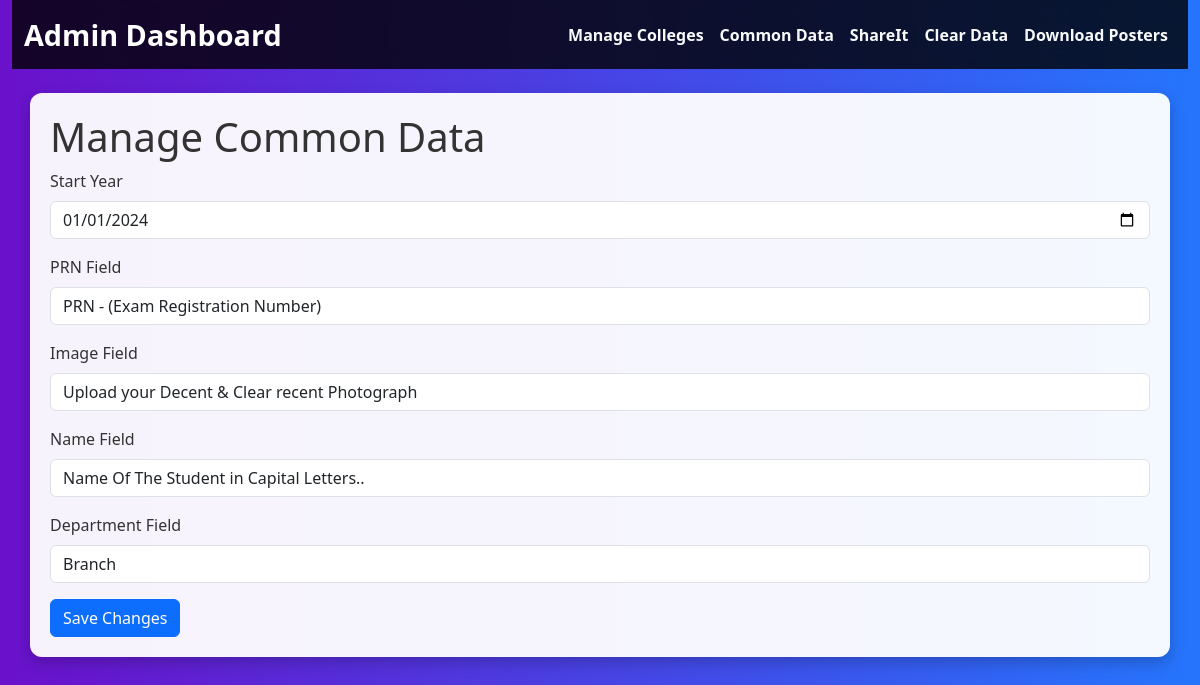
/common-data/, run on the app's committed database.
### myapp/models.py (models this page shows, shortened)
class CommonData(models.Model):
    start_year = models.DateField()  # Admin provides the start year
    end_year = models.DateField(blank=True, null=True)  # Calculated field
    header = models.CharField(max_length=255,default="None")
    footer = models.CharField(max_length=255,default="None")
    prn_field = models.CharField(max_length=25, blank=True)
    image_field = models.CharField(max_length=25, blank=True)
    name_field = models.CharField(max_length=25)
    department_field = models.CharField(max_length=25)

### myapp/views.py (the view, shortened to what this page needs)
# urls.py: path('common-data/', views.manage_common_data, name='common_data'),
def manage_common_data(request):
    data = CommonData.objects.first()  # Assuming there's only one entry at a time
    return render(request, "admin_user/common_data.html", {"data": data})

### myapp/templates/admin_user/common_data.html (shortened to what this page needs)
{% extends 'base.html' %}
{% block content %}
<h1>Manage Common Data</h1>
<form method="POST">
    <div class="mb-3">
        <label for="start_year" class="form-label">Start Year</label>
        <input
            type="date"
            id="start_year"
            name="start_year"
            class="form-control"
            value="{{ data.start_year|date:'Y-m-d' }}"
            required
        >
    </div>
    <div class="mb-3">
        <label for="prn_field" class="form-label">PRN Field</label>
        <input
            type="text"
            id="prn_field"
            name="prn_field"
            class="form-control"
            value="{{ data.prn_field }}"
        >
    </div>
    <div class="mb-3">
        <label for="image_field" class="form-label">Image Field</label>
        <input
            type="text"
            id="image_field"
            name="image_field"
            class="form-control"
            value="{{ data.image_field }}"
        >
    </div>
    <div class="mb-3">
        <label for="name_field" class="form-label">Name Field</label>
        <input
            type="text"
            id="name_field"
            name="name_field"
            class="form-control"
            value="{{ data.name_field }}"
        >
    </div>
    <div class="mb-3">
        <label for="department_field" class="form-label">Department Field</label>
        <input
            type="text"
            id="department_field"
            name="department_field"
            class="form-control"
            value="{{ data.department_field }}"
        >
    </div>
    <button type="submit" class="btn btn-primary">Save Changes</button>
</form>
{% endblock %}

### myapp/templates/base.html (style rules this page uses)
body { background: linear-gradient(to right, #6a11cb, #2575fc); font-family: 'Segoe UI', Tahoma, Geneva, Verdana, sans-serif; color: #ffffff; }

### data on the page
CommonData: start_year "01/01/2024", prn_field "PRN - (Exam Registration Number)", image_field "Upload your Decent & Clear recent Photograph", name_field "Name Of The Student in Capital Letters..", department_field "Branch"
